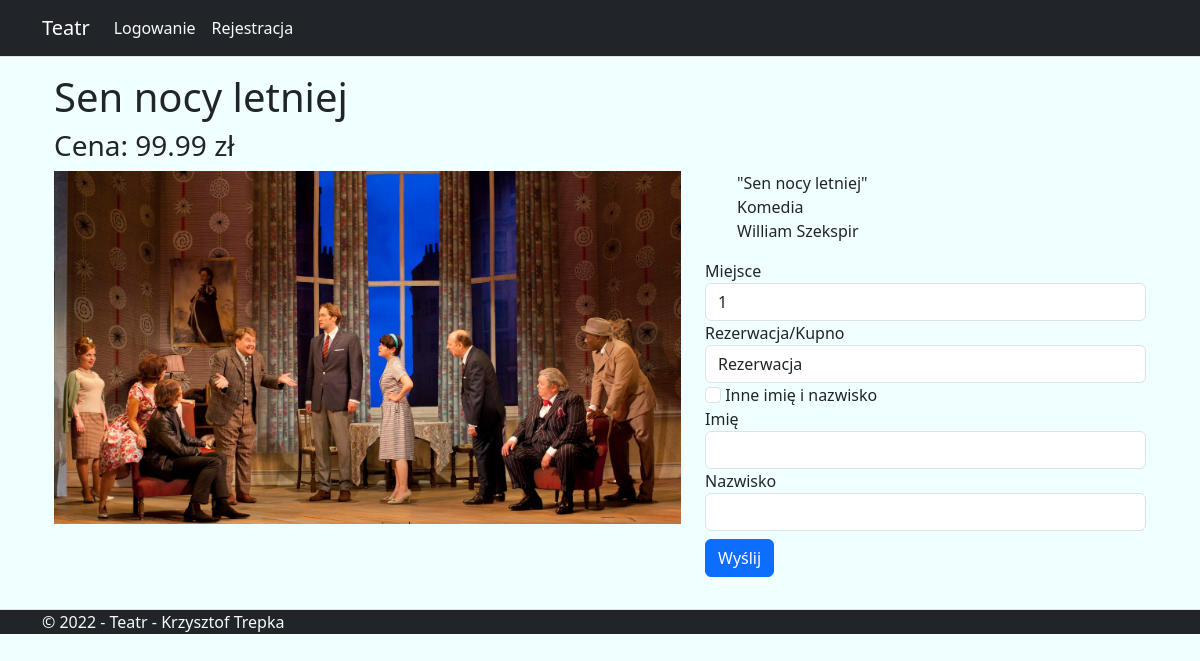
The app's page /tickets/performance/21 with its own data.
### tickets/models.py (models this page shows, shortened)
class Performance(models.Model):
    play = models.ForeignKey(Play, on_delete=models.CASCADE)
    hall = models.ForeignKey(Hall, on_delete=models.CASCADE, default=1)
    perf_date = models.DateTimeField("Performance date")
    price = models.FloatField(default=99.99)

class Play(models.Model):
    genre = models.ForeignKey(Genre, on_delete=models.CASCADE)
    author = models.ForeignKey(Author, on_delete=models.CASCADE)
    title = models.CharField(max_length=200)
    def __str__(self):
        return self.title

class Genre(models.Model):
    title = models.CharField(max_length=200)
    def __str__(self):
        return self.title

class Author(models.Model):
    first_name = models.CharField(max_length=200)
    last_name = models.CharField(max_length=200)
    nationality = models.CharField(max_length=200)
    def __str__(self):
        return self.first_name + ' ' + self.last_name

### tickets/views.py (the view)
# urls.py: path('performance/<int:performance_id>', views.performance, name='performance'),
def performance(request, performance_id):
    performance = get_object_or_404(Performance, pk=performance_id)
    available_seats = list(range(1, performance.hall.seats + 1))
    for seat in available_seats:
        if len(Ticket.objects.filter(seat=seat)) != 0:
            available_seats.remove(seat)
    return render(request, 'tickets/performance.html', {'performance': performance,
                                                        'available_seats': available_seats})

### tickets/templates/tickets/performance.html (shortened to what this page needs)
{% extends "tickets/_Layout.html" %}
{% load static %}
{% block content %}
    {% if performance %}
        <div class="container">
            <h1>{{ performance.play.title }}</h1>
        <h3>Cena: {{ performance.price }} zł</h3>
            <div class="row">
                <div class="col-md-7">
                    <img src="{% static 'img/1.jpg' %}" width="100%"/>
                </div>
                <div class="col-md-5">
                    <ul>
                        <li>
                            "{{ performance.play }}"
                        </li>
                        <li>
                            {{ performance.play.genre }}
                        </li>
                        <li>
                            {{ performance.play.author }}
                        </li>
                    </ul>
                    <form action="{% url 'tickets:addTicket' %}" method="post">
                        <div class="form-group">
                            <label for="seat">Miejsce</label>
                            <select class="form-control" id="seat" name="seat">
                                {% for seat in available_seats %}
                                    <option value="{{ seat }}">{{ seat }}</option>
                                {% endfor %}
                            </select>
                        </div>
                        <div class="form-group">
                            <label for="reservation">Rezerwacja/Kupno</label>
                            <select class="form-control" id="reservation" name="reservation">
                                <option value="1">Rezerwacja</option>
                            </select>
                        </div>
                        <div class="form-group">
                            <input class="form-check-input" type="checkbox" id="diff-name" name="diff-name">
                            <label class="form-check-label" for="diff-name">
                                Inne imię i nazwisko
                            </label>
                        </div>
                        <div class="form-group">
                            <label for="first-name">Imię</label>
                            <input type="text" class="form-control" id="first-name" name="first-name">
                        </div>
                        <div class="form-group mb-2">
                            <label for="last-name">Nazwisko</label>
                            <input type="text" class="form-control" id="last-name" name="last-name">
                        </div>
                        <button class="btn btn-primary">Wyślij</button>
                    </form>
                </div>
            </div>
        </div>
    {% endif %}
{% endblock %}

### tickets/static/css/styles.css (style rules this page uses)
ul { list-style: none; }
body { background-color: azure; }

### records on screen
Performance: play "Sen nocy letniej", price "99.99", play.genre "Komedia", play.author "William Szekspir"

### other values on screen
form field seat "1"
